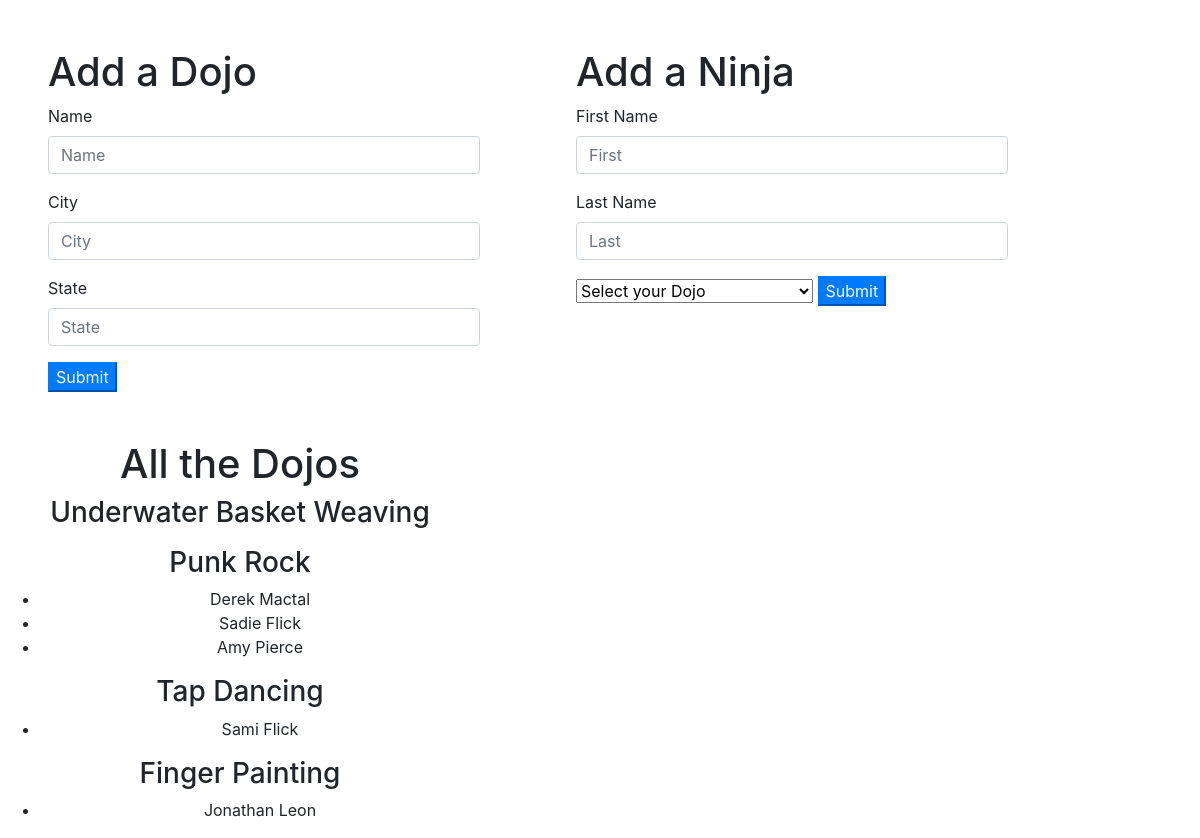
The page / on the database its author committed.
### application/models.py (models this page shows)
class Dojo(models.Model):
    name = models.CharField(max_length=255)
    city = models.CharField(max_length=255)
    state = models.CharField(max_length=255)
    created_at = models.DateTimeField(auto_now_add=True)
    updated_at = models.DateTimeField(auto_now=True)

class Ninja(models.Model):
    first_name = models.CharField(max_length=255)
    last_name = models.CharField(max_length=255)
    dojo = models.ForeignKey(Dojo, related_name="ninjas", on_delete=models.CASCADE)
    created_at = models.DateTimeField(auto_now_add=True)
    updated_at = models.DateTimeField(auto_now=True)

### application/views.py (the view)
# urls.py: path('', views.index),
def index(request):
    print("in index")
    context = {
        "all_dojos": Dojo.objects.all(),
    }
    return render(request, "index.html", context)

### application/templates/index.html (shortened to what this page needs)
<!DOCTYPE html>
<html lang="en">
<head>
    <link rel="stylesheet" href="https://stackpath.bootstrapcdn.com/bootstrap/4.5.2/css/bootstrap.min.css"
>
    {% load static %}
    <link rel="stylesheet" href="{% static 'style.css' %}">
</head>
<body>
    <div class="top">
        <form action="/create_dojo" method="POST">
            <h1>Add a Dojo</h1>
            <div class="form-group">
                <label for="name">Name</label>
                <input type="text" name="name" class="form-control" id="name" placeholder="Name">
            </div>
            <div class="form-group">
                <label for="city">City</label>
                <input type="text" name="city" class="form-control" id="city" placeholder="City">
            </div>
            <div class="form-group">
                <label for="state">State</label>
                <input type="text" name="state" class="form-control" id="state" placeholder="State">
            </div>
            <input type="submit" class="btn-primary" value="Submit">
        </form>
        <form action="/create_ninja" method="POST">
            <h1>Add a Ninja</h1>
            <div class="form-group">
                <label for="first-name">First Name</label>
                <input type="text" name="first_name" class="form-control" id="first-name" placeholder="First">
            </div>
            <div class="form-group">
                <label for="last-name">Last Name</label>
                <input type="text" name="last_name" class="form-control" id="last-name" placeholder="Last">
            </div>
            <select name="dojo_id" id="" required>
                <option value="" selected>Select your Dojo</option>
            </select>
            <input type="submit" class="btn-primary" value="Submit">
        </form>
    </div>
    <div class="bottom">
        <h1>All the Dojos</h1>
        {% for dojo in all_dojos %}
        <h3>{{dojo.name}}</h3>
        <ul>
            {% for ninja in dojo.ninjas.all %}
            <li>{{ninja.first_name}} {{ninja.last_name}}</li>
            {% endfor %}
        </ul>
        {% endfor %}
    </div>
</body>
</html>

### application/static/style.css (style rules this page uses)
.top { display: flex; width: auto; }
.top form { width: 40%; margin: 2%; padding: 2%; }
.bottom { text-align: center; width: 40%; }

### rows shown on the page
Dojo: name "Underwater Basket Weaving"
Dojo: name "Punk Rock"
Ninja: first_name "Derek", last_name "Mactal"
Ninja: first_name "Sadie", last_name "Flick"
Ninja: first_name "Amy", last_name "Pierce"
Dojo: name "Tap Dancing"
Ninja: first_name "Sami", last_name "Flick"
Dojo: name "Finger Painting"
Ninja: first_name "Jonathan", last_name "Leon"
